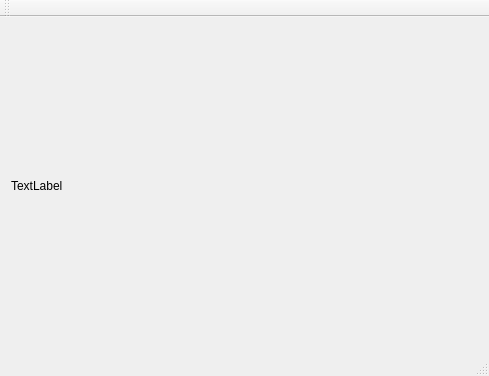
<?xml version="1.0" encoding="UTF-8"?>
<ui version="4.0">
 <class>AsfViewerClass</class>
 <widget class="QMainWindow" name="AsfViewerClass">
  <property name="geometry">
   <rect>
    <x>0</x>
    <y>0</y>
    <width>489</width>
    <height>376</height>
   </rect>
  </property>
  <property name="windowTitle">
   <string>AsfViewer</string>
  </property>
  <widget class="QWidget" name="centralWidget">
   <property name="sizePolicy">
    <sizepolicy hsizetype="Minimum" vsizetype="Minimum">
     <horstretch>0</horstretch>
     <verstretch>0</verstretch>
    </sizepolicy>
   </property>
   <layout class="QVBoxLayout" name="verticalLayout_2">
    <item>
     <widget class="QLabel" name="label">
      <property name="sizePolicy">
       <sizepolicy hsizetype="Minimum" vsizetype="Minimum">
        <horstretch>0</horstretch>
        <verstretch>0</verstretch>
       </sizepolicy>
      </property>
      <property name="text">
       <string>TextLabel</string>
      </property>
     </widget>
    </item>
   </layout>
  </widget>
  <widget class="QMenuBar" name="menuBar">
   <property name="geometry">
    <rect>
     <x>0</x>
     <y>0</y>
     <width>489</width>
     <height>26</height>
    </rect>
   </property>
  </widget>
  <widget class="QToolBar" name="mainToolBar">
   <attribute name="toolBarArea">
    <enum>TopToolBarArea</enum>
   </attribute>
   <attribute name="toolBarBreak">
    <bool>false</bool>
   </attribute>
  </widget>
  <widget class="QStatusBar" name="statusBar"/>
 </widget>
 <layoutdefault spacing="6" margin="11"/>
 <resources>
  <include location="asfviewer.qrc"/>
 </resources>
 <connections/>
</ui>
